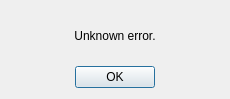
<?xml version="1.0" encoding="UTF-8"?>
<ui version="4.0">
 <class>DialogError</class>
 <widget class="QDialog" name="DialogError">
  <property name="geometry">
   <rect>
    <x>0</x>
    <y>0</y>
    <width>230</width>
    <height>99</height>
   </rect>
  </property>
  <property name="sizePolicy">
   <sizepolicy hsizetype="Fixed" vsizetype="Fixed">
    <horstretch>0</horstretch>
    <verstretch>0</verstretch>
   </sizepolicy>
  </property>
  <property name="minimumSize">
   <size>
    <width>230</width>
    <height>99</height>
   </size>
  </property>
  <property name="maximumSize">
   <size>
    <width>230</width>
    <height>99</height>
   </size>
  </property>
  <property name="windowTitle">
   <string>Attention</string>
  </property>
  <property name="modal">
   <bool>true</bool>
  </property>
  <layout class="QGridLayout" name="gridLayout">
   <item row="0" column="0" colspan="3">
    <widget class="QLabel" name="label">
     <property name="text">
      <string>Unknown error.</string>
     </property>
     <property name="alignment">
      <set>Qt::AlignCenter</set>
     </property>
     <property name="wordWrap">
      <bool>true</bool>
     </property>
    </widget>
   </item>
   <item row="1" column="0">
    <spacer name="horizontalSpacer">
     <property name="orientation">
      <enum>Qt::Horizontal</enum>
     </property>
     <property name="sizeHint" stdset="0">
      <size>
       <width>60</width>
       <height>20</height>
      </size>
     </property>
    </spacer>
   </item>
   <item row="1" column="1">
    <widget class="QPushButton" name="pushButton">
     <property name="text">
      <string>OK</string>
     </property>
     <property name="shortcut">
      <string>Return</string>
     </property>
    </widget>
   </item>
   <item row="1" column="2">
    <spacer name="horizontalSpacer_2">
     <property name="orientation">
      <enum>Qt::Horizontal</enum>
     </property>
     <property name="sizeHint" stdset="0">
      <size>
       <width>59</width>
       <height>20</height>
      </size>
     </property>
    </spacer>
   </item>
  </layout>
 </widget>
 <resources/>
 <connections>
  <connection>
   <sender>pushButton</sender>
   <signal>clicked()</signal>
   <receiver>DialogError</receiver>
   <slot>accept()</slot>
   <hints>
    <hint type="sourcelabel">
     <x>187</x>
     <y>71</y>
    </hint>
    <hint type="destinationlabel">
     <x>183</x>
     <y>49</y>
    </hint>
   </hints>
  </connection>
 </connections>
</ui>
